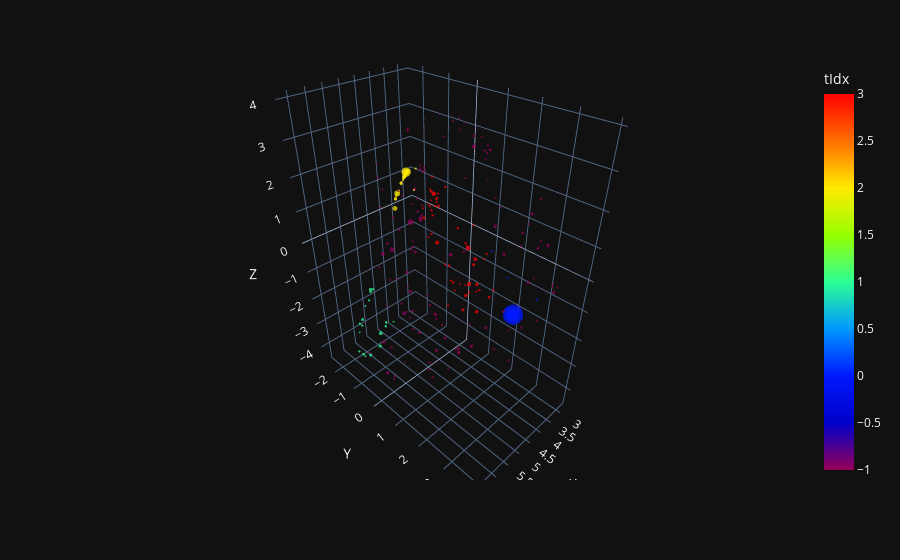

Notebook code for this chart:
### Code cell
import hdbscan
clusterer = hdbscan.HDBSCAN(min_cluster_size=10, min_samples=20, cluster_selection_epsilon=0.1)
cluster_labels = clusterer.fit_predict(result["pred"][filt, :4])
plot_coordinates(result["pred"][filt, :3], result["pt"][filt], torch.tensor(cluster_labels)).show()

### Figure 1 — Plotly figure (JSON) as saved in the notebook; plotly's stock layout.template omitted (floating-point values rounded to 4 significant figures; data arrays with more than 128 entries replaced by an {"elided": "..."} marker saying what was removed)
{"data": [{"hovertemplate": "X=%{x}<br>Y=%{y}<br>Z=%{z}<br>pt=%{marker.size}<br>tIdx=%{marker.color}<extra></extra>", "legendgroup": "", "marker": {"color": {"elided": "268 float values"}, "coloraxis": "coloraxis", "size": {"elided": "268 float values"}, "sizemode": "area", "sizeref": 0.1847, "symbol": "circle", "line": {"width": 0}}, "mode": "markers", "name": "", "scene": "scene", "showlegend": false, "x": {"elided": "268 float values"}, "y": {"elided": "268 float values"}, "z": {"elided": "268 float values"}, "type": "scatter3d"}], "layout": {"scene": {"domain": {"x": [0.0, 1.0], "y": [0.0, 1.0]}, "xaxis": {"title": {"text": "X"}}, "yaxis": {"title": {"text": "Y"}}, "zaxis": {"title": {"text": "Z"}}}, "coloraxis": {"colorbar": {"title": {"text": "tIdx"}}, "colorscale": [[0.0, "rgb(150,0,90)"], [0.125, "rgb(0,0,200)"], [0.25, "rgb(0,25,255)"], [0.375, "rgb(0,152,255)"], [0.5, "rgb(44,255,150)"], [0.625, "rgb(151,255,0)"], [0.75, "rgb(255,234,0)"], [0.875, "rgb(255,111,0)"], [1.0, "rgb(255,0,0)"]]}, "legend": {"tracegroupgap": 0, "itemsizing": "constant"}, "margin": {"t": 60}}}
